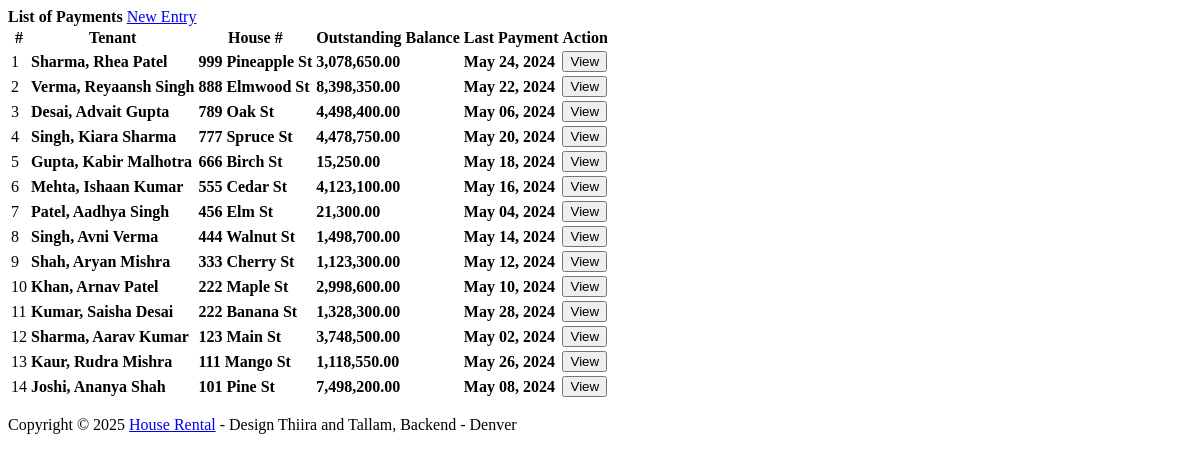
The page /rental/payments.php on the database as committed earlier.
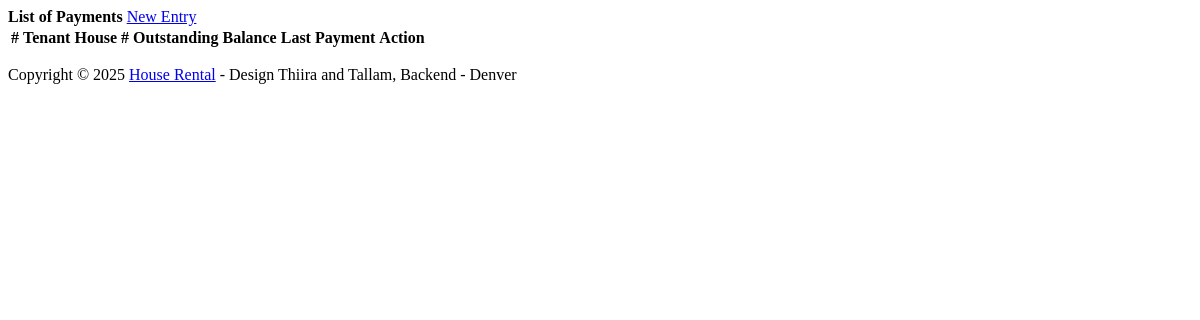
The same page on the database as committed later.
### tables this page shows
CREATE TABLE `tenants` (
  `id` int(30) NOT NULL,
  `firstname` varchar(100) NOT NULL,
  `middlename` varchar(100) NOT NULL,
  `lastname` varchar(100) NOT NULL,
  `email` varchar(100) NOT NULL,
  `contact` varchar(50) NOT NULL,
  `house_id` int(30) NOT NULL,
  `status` tinyint(1) NOT NULL DEFAULT 1 COMMENT '1 = active, 0= inactive',
  `date_in` date NOT NULL
);

CREATE TABLE `houses` (
  `id` int(30) NOT NULL,
  `landlord_id` int(30) NOT NULL,
  `house_no` varchar(50) NOT NULL,
  `category_id` int(30) NOT NULL,
  `description` text NOT NULL,
  `location` varchar(255) DEFAULT NULL,
  `city` varchar(100) DEFAULT NULL,
  `state` varchar(100) DEFAULT NULL,
  `country` varchar(100) DEFAULT NULL,
  `latitude` decimal(10,8) DEFAULT NULL,
  `longitude` decimal(11,8) DEFAULT NULL,
  `price` double NOT NULL,
  `security_deposit` decimal(10,2) DEFAULT NULL,
  `min_rental_period` int(11) DEFAULT 1 COMMENT 'In months',
  `max_rental_period` int(11) DEFAULT 12 COMMENT 'In months',
  `advance_rent_months` int(11) DEFAULT 1 COMMENT 'Number of months rent to pay in advance',
  `payment_cycle` enum('monthly','quarterly','annually') NOT NULL DEFAULT 'monthly',
  `late_fee_percentage` decimal(5,2) DEFAULT 5.00,
  `bedrooms` int(11) DEFAULT 0,
  `bathrooms` int(11) DEFAULT 0,
  `area` decimal(10,2) DEFAULT NULL,
  `image` varchar(255) DEFAULT NULL,
  `main_image` varchar(255) DEFAULT NULL,
  `featured` tinyint(1) DEFAULT 0,
  `status` tinyint(1) DEFAULT 1,
  `created_at` timestamp NOT NULL DEFAULT current_timestamp(),
  `updated_at` timestamp NOT NULL DEFAULT current_timestamp() ON UPDATE current_timestamp(),
  `address` text DEFAULT NULL,
  `total_units` int(11) NOT NULL DEFAULT 1,
  `available_units` int(11) NOT NULL DEFAULT 1
);

CREATE TABLE `payments` (
  `id` int(30) NOT NULL,
  `tenant_id` int(30) NOT NULL,
  `amount` float NOT NULL,
  `invoice` varchar(50) NOT NULL,
  `date_created` datetime NOT NULL DEFAULT current_timestamp()
);

### rental/payments.php (the view, shortened to what this page needs)
<?php include('db_connect.php');?>
<div class="container-fluid">
	<div class="col-lg-12">
		<div class="row">
			<div class="col-md-12">
				<div class="card">
					<div class="card-header">
						<b>List of Payments</b>
						<span class="float:right"><a class="btn btn-primary btn-block btn-sm col-sm-2 float-right" href="javascript:void(0)" id="new_payment">
					<i class="fa fa-plus"></i> New Entry
				</a></span>
					</div>
					<div class="card-body">
						<table class="table table-condensed table-bordered table-hover">
							<thead>
								<tr>
									<th class="text-center">#</th>
									<th class="">Tenant</th>
									<th class="">House #</th>
									<th class="">Outstanding Balance</th>
									<th class="">Last Payment</th>
									<th class="text-center">Action</th>
								</tr>
							</thead>
							<tbody>
								<?php
								$i = 1;
								$tenants =$conn->query("SELECT t.*,concat(t.lastname,', ',t.firstname,' ',t.middlename) as name,h.house_no,h.price FROM tenants t inner join houses h on h.id = t.house_id where t.status = 1 order by h.house_no desc ");
								while($row=$tenants->fetch_assoc()):
									$months = abs(strtotime(date('Y-m-d')." 23:59:59") - strtotime($row['date_in']." 23:59:59"));
									$months = floor(($months) / (30*60*60*24));
									$payable = $row['price'] * $months;
									$paid = $conn->query("SELECT SUM(amount) as paid FROM payments where tenant_id =".$row['id']);
									$last_payment = $conn->query("SELECT * FROM payments where tenant_id =".$row['id']." order by unix_timestamp(date_created) desc limit 1");
									$paid = $paid->num_rows > 0 ? $paid->fetch_array()['paid'] : 0;
									$last_payment = $last_payment->num_rows > 0 ? date("M d, Y",strtotime($last_payment->fetch_array()['date_created'])) : 'N/A';
									$outstanding = $payable - $paid;
								?>
								<tr>
									<td class="text-center"><?php echo $i++ ?></td>
									<td class="">
										 <p> <b><?php echo ucwords($row['name']) ?></b></p>
									</td>
									<td class="">
										 <p> <b><?php echo $row['house_no'] ?></b></p>
									</td>
									<td class="text-right">
										 <p> <b><?php echo number_format($outstanding,2) ?></b></p>
									</td>
									<td class="">
										 <p><b><?php echo  $last_payment ?></b></p>
									</td>
									<td class="text-center">
										<button class="btn btn-sm btn-primary view_payment" type="button" data-id="<?php echo $row['id'] ?>" >View</button>
									</td>
								</tr>
								<?php endwhile; ?>
							</tbody>
						</table>
					</div>
				</div>
			</div>
		</div>
	</div>
</div>
<footer class="footer d-flex flex-column flex-md-row align-items-center justify-content-between px-4 py-3 border-top small">
   <p class="text-muted mb-1 mb-md-0">Copyright © 2025 <a href="https://github.com/John-Denver/" target="_blank">House Rental</a> - Design Thiira and Tallam, Backend - Denver</p>
</footer>

Rows that differ between the two databases and show on the page:
removed tenants: name "Sharma, Rhea Patel", house.house_no "999 Pineapple St", outstanding "3,078,650.00", payments.date_created "May 24, 2024"
removed tenants: name "Verma, Reyaansh Singh", house.house_no "888 Elmwood St", outstanding "8,398,350.00", payments.date_created "May 22, 2024"
removed tenants: name "Desai, Advait Gupta", house.house_no "789 Oak St", outstanding "4,498,400.00", payments.date_created "May 06, 2024"
removed tenants: name "Singh, Kiara Sharma", house.house_no "777 Spruce St", outstanding "4,478,750.00", payments.date_created "May 20, 2024"
removed tenants: name "Gupta, Kabir Malhotra", house.house_no "666 Birch St", outstanding "15,250.00", payments.date_created "May 18, 2024"
removed tenants: name "Mehta, Ishaan Kumar", house.house_no "555 Cedar St", outstanding "4,123,100.00", payments.date_created "May 16, 2024"
removed tenants: name "Patel, Aadhya Singh", house.house_no "456 Elm St", outstanding "21,300.00", payments.date_created "May 04, 2024"
removed tenants: name "Singh, Avni Verma", house.house_no "444 Walnut St", outstanding "1,498,700.00", payments.date_created "May 14, 2024"
removed tenants: name "Shah, Aryan Mishra", house.house_no "333 Cherry St", outstanding "1,123,300.00", payments.date_created "May 12, 2024"
removed tenants: name "Khan, Arnav Patel", house.house_no "222 Maple St", outstanding "2,998,600.00", payments.date_created "May 10, 2024"
removed tenants: name "Kumar, Saisha Desai", house.house_no "222 Banana St", outstanding "1,328,300.00", payments.date_created "May 28, 2024"
removed tenants: name "Sharma, Aarav Kumar", house.house_no "123 Main St", outstanding "3,748,500.00", payments.date_created "May 02, 2024"
removed tenants: name "Kaur, Rudra Mishra", house.house_no "111 Mango St", outstanding "1,118,550.00", payments.date_created "May 26, 2024"
removed tenants: name "Joshi, Ananya Shah", house.house_no "101 Pine St", outstanding "7,498,200.00", payments.date_created "May 08, 2024"
